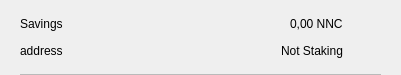
<?xml version="1.0" encoding="UTF-8"?>
<ui version="4.0">
 <class>CSRow</class>
 <widget class="QWidget" name="CSRow">
  <property name="geometry">
   <rect>
    <x>0</x>
    <y>0</y>
    <width>401</width>
    <height>75</height>
   </rect>
  </property>
  <property name="windowTitle">
   <string>Form</string>
  </property>
  <layout class="QVBoxLayout" name="verticalLayout">
   <property name="spacing">
    <number>0</number>
   </property>
   <property name="leftMargin">
    <number>20</number>
   </property>
   <property name="topMargin">
    <number>10</number>
   </property>
   <property name="rightMargin">
    <number>20</number>
   </property>
   <property name="bottomMargin">
    <number>0</number>
   </property>
   <item>
    <widget class="QWidget" name="info" native="true">
     <property name="minimumSize">
      <size>
       <width>0</width>
       <height>0</height>
      </size>
     </property>
     <layout class="QHBoxLayout" name="horizontalLayout_3">
      <property name="leftMargin">
       <number>0</number>
      </property>
      <property name="topMargin">
       <number>0</number>
      </property>
      <property name="rightMargin">
       <number>0</number>
      </property>
      <property name="bottomMargin">
       <number>10</number>
      </property>
      <item>
       <widget class="QWidget" name="container" native="true">
        <property name="minimumSize">
         <size>
          <width>0</width>
          <height>0</height>
         </size>
        </property>
        <layout class="QVBoxLayout" name="verticalLayout_2">
         <property name="spacing">
          <number>0</number>
         </property>
         <property name="leftMargin">
          <number>0</number>
         </property>
         <property name="topMargin">
          <number>0</number>
         </property>
         <property name="rightMargin">
          <number>0</number>
         </property>
         <property name="bottomMargin">
          <number>0</number>
         </property>
         <item>
          <layout class="QHBoxLayout" name="horizontalLayout">
           <item>
            <widget class="QLabel" name="labelName">
             <property name="toolTip">
              <string notr="true"/>
             </property>
             <property name="text">
              <string>Savings</string>
             </property>
            </widget>
           </item>
           <item>
            <spacer name="horizontalSpacer">
             <property name="orientation">
              <enum>Qt::Horizontal</enum>
             </property>
             <property name="sizeHint" stdset="0">
              <size>
               <width>40</width>
               <height>20</height>
              </size>
             </property>
            </spacer>
           </item>
           <item>
            <widget class="QLabel" name="labelAmount">
             <property name="text">
              <string>0,00 NNC</string>
             </property>
            </widget>
           </item>
          </layout>
         </item>
         <item>
          <layout class="QHBoxLayout" name="horizontalLayout_2">
           <item>
            <widget class="QLabel" name="labelAddress">
             <property name="toolTip">
              <string notr="true"/>
             </property>
             <property name="text">
              <string>address</string>
             </property>
            </widget>
           </item>
           <item>
            <spacer name="horizontalSpacer_2">
             <property name="orientation">
              <enum>Qt::Horizontal</enum>
             </property>
             <property name="sizeHint" stdset="0">
              <size>
               <width>40</width>
               <height>20</height>
              </size>
             </property>
            </spacer>
           </item>
           <item>
            <widget class="QLabel" name="labelStaking">
             <property name="text">
              <string>Not Staking</string>
             </property>
            </widget>
           </item>
          </layout>
         </item>
        </layout>
       </widget>
      </item>
      <item alignment="Qt::AlignHCenter|Qt::AlignVCenter">
       <widget class="QPushButton" name="pushButtonMenu">
        <property name="minimumSize">
         <size>
          <width>24</width>
          <height>24</height>
         </size>
        </property>
        <property name="maximumSize">
         <size>
          <width>32</width>
          <height>32</height>
         </size>
        </property>
        <property name="focusPolicy">
         <enum>Qt::NoFocus</enum>
        </property>
        <property name="styleSheet">
         <string notr="true">border:none; background-color:transparent;</string>
        </property>
        <property name="text">
         <string/>
        </property>
        <property name="icon">
         <iconset>
          <normaloff>://ic-menu-hover</normaloff>://ic-menu-hover</iconset>
        </property>
        <property name="iconSize">
         <size>
          <width>24</width>
          <height>24</height>
         </size>
        </property>
       </widget>
      </item>
     </layout>
    </widget>
   </item>
   <item>
    <widget class="QLabel" name="lblDivisory">
     <property name="minimumSize">
      <size>
       <width>0</width>
       <height>1</height>
      </size>
     </property>
     <property name="maximumSize">
      <size>
       <width>16777215</width>
       <height>1</height>
      </size>
     </property>
     <property name="styleSheet">
      <string notr="true">background-color:#bababa;</string>
     </property>
     <property name="text">
      <string/>
     </property>
     <property name="alignment">
      <set>Qt::AlignBottom|Qt::AlignLeading|Qt::AlignLeft</set>
     </property>
    </widget>
   </item>
  </layout>
 </widget>
 <resources/>
 <connections/>
</ui>
